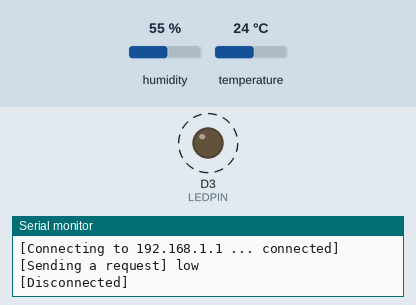
This sketch was run on a simulated ESP8266 (NodeMCU). Shown: output pins drawn as LEDs (lit = HIGH), the last lines printed to the serial monitor. Dashed ring = blinking. The test bench sets the inputs (shaded band); at power-on: humidity 55 %, temperature 24 °C. WiFi joins after 1.5 s; servers stay silent unless stated.

Above: at 7.5 s.
8.5 s: humidity set to 51 %
15.8 s: humidity set to 48 %
At 20.6 s:
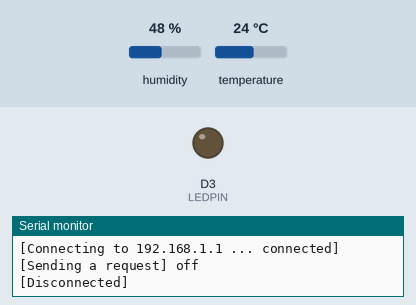
Timing chart, 0 to 22.1 s (numbered marks = the images above; inputs shaded):
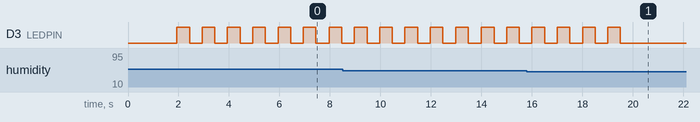

The sketch:

Client.ino
```cpp
#include <ESP8266WiFi.h>

#define WIFI_SSID           "wicked"
#define WIFI_PASSWORD       "thereisnospoon"

#define VENTILATION_LOW_ON      55 // Low mode will be turned on when humidity is at least this value.
#define VENTILATION_LOW_OFF     50 // Low mode will only be turned of when humidity is below this value. Use same value as on if you do not want an on/off gap.

#define VENTILATION_HIGH_ON     60 // High mode will be turned on when humidity is at least this value.
#define VENTILATION_HIGH_OFF    55 // High mode will only be turned of when humidity is below this value. Use same value as on if you do not want an on/off gap.

#define DELAY 100
#define DHT_READ_INTERVAL 6000

WiFiClient espClient;
boolean wifi_connected = false;

int humidity;

String lastState;

void setup() {
  Serial.begin(115200);
  delay(10);
  Serial.println();

  setupLed();
  setupWiFi();
  setupDHT();
}

void loop() {
  delay(DELAY);
  loopWiFi();
  loopLed();
  if(wifi_connected) {
    loopDHT();
    loopLogic();
  }
}

void loopLogic() {
  String newState;
  if(humidity >= VENTILATION_HIGH_ON || (lastState == "high" && humidity >= VENTILATION_HIGH_OFF)) {
    newState = "high";
    turnLedOn();
  } else if (humidity >= VENTILATION_LOW_ON || ((lastState == "high" || lastState == "low") && humidity >= VENTILATION_LOW_OFF)) {
    newState = "low";
    blinkLed(500);
  } else {
    newState = "off";
    turnLedOff();
  }

  if(lastState == NULL || lastState != newState) {
    sendDataToServer(newState);
    lastState = newState;
  }
}
```

DHT.ino
```cpp
/* DHT Shield - Simple
 *
 * Example testing sketch for various DHT humidity/temperature sensors
 * Written by ladyada, public domain
 *
 * Depends on Adafruit DHT Arduino library
 * https://github.com/adafruit/DHT-sensor-library
 */

#include "DHT.h"

#define DHTPIN D4     // what pin we're connected to

// Uncomment whatever type you're using!
#define DHTTYPE DHT11   // DHT 11

// Initialize DHT sensor.
// Note that older versions of this library took an optional third parameter to
// tweak the timings for faster processors.  This parameter is no longer needed
// as the current DHT reading algorithm adjusts itself to work on faster procs.
DHT dht(DHTPIN, DHTTYPE);

unsigned long lastReadTime;

void setupDHT() {
  dht.begin();
}

void loopDHT() {
  if(lastReadTime != NULL && millis() - lastReadTime < DHT_READ_INTERVAL) {
    return;
  }
  float h = dht.readHumidity();
  if(isnan(h)) {
    Serial.println("Failed to read from DHT sensor");
    delay(2000); // Time needed for sensor to get fresh reading.
    return;
  }

  humidity = (int) h;
  Serial.printf("humidity: %d\%\n", humidity);
  lastReadTime = millis();
}
```

Led.ino
```cpp
#define LEDPIN D3

unsigned long lastChangeTime;
bool ledState = false;
unsigned long ledDelay;

void setupLed() {
  pinMode(LEDPIN, OUTPUT);
  setLed(false);
}

void loopLed() {
  if(ledDelay == NULL || (lastChangeTime != NULL && millis() - lastChangeTime < ledDelay)) {
    return;
  }

  setLed(!ledState);
}

void blinkLed(unsigned long _ledDelay) {
  ledDelay = _ledDelay;
}

void turnLedOn() {
  ledDelay = NULL;
  setLed(true);
}

void turnLedOff() {
  ledDelay = NULL;
  setLed(false);
}

void setLed(bool state) {
  digitalWrite(LEDPIN, state);
  ledState = state;
  lastChangeTime = millis();
}
```

Socket.ino
```cpp
void sendDataToServer(String state) {
  Serial.printf("\n[Connecting to %s ... ", WiFi.gatewayIP().toString().c_str());

  if (espClient.connect(WiFi.gatewayIP(), 1337))
  {
    Serial.println("connected]");
    Serial.println("[Sending a request] " + state);

    espClient.print(state);

    espClient.stop();
    Serial.println("[Disconnected]");
  }
  else
  {
    Serial.println("connection failed!]");
    espClient.stop();
  }
  Serial.println();
}
```

WiFi.ino
```cpp
#include <ESP8266WiFi.h>

void setupWiFi() {
  WiFi.mode(WIFI_STA);
  WiFi.begin(WIFI_SSID, WIFI_PASSWORD);
  Serial.print("Connecting to Wifi");
}

void loopWiFi() {
  if (!wifi_connected) {
    while (WiFi.status() != WL_CONNECTED) {
      delay(500);
      Serial.print(".");
    }
    wifi_connected = true;
    Serial.println();
    Serial.println("Connected!");
    Serial.print("IP: ");
    Serial.println(WiFi.localIP());
    Serial.print("Gateway: ");
    Serial.println(WiFi.gatewayIP());
  }
}
```

Measured:
- the behaviour switches between 50 and 49 % on humidity (found by bisection; images 0 and 1)
- after the input at 15.8 s, D3 (LEDPIN): goes on until 19.5 s, then stays LOW
- by itself, D3 (LEDPIN): alternates HIGH for 0.50 s and LOW for 0.50 s
